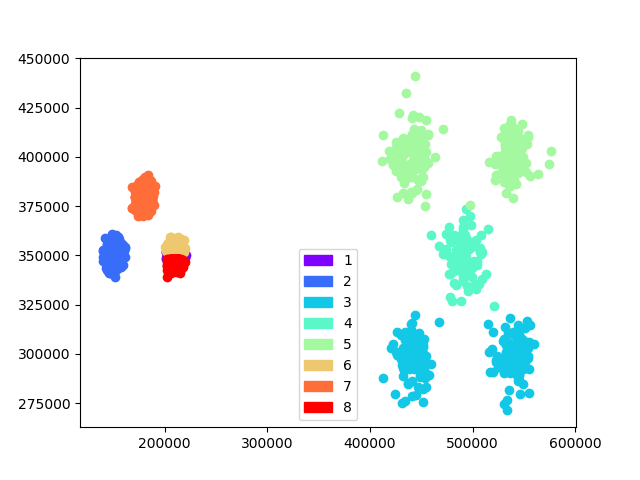

Generate this figure with Python:
import pandas as pd
import numpy as np
import matplotlib.pyplot as plt
import matplotlib.cm as cm
import matplotlib.patches as mpatches

if __name__ == '__main__':
    data = pd.read_csv('./output.csv',index_col='ID')
    data['Cluster'] = pd.Categorical(data['Cluster'])
    clusters = data['Cluster'].cat.categories
    clustersCount = (len(clusters))
    colors = cm.rainbow(np.linspace(0, 1, clustersCount))
    info = []
    for _label,col in zip(clusters,range(0,clustersCount)):
        plt.scatter(data[data['Cluster']==_label]['coordinate1'], data[data['Cluster']==_label]['coordinate2'],color = colors[col])
        info.append(mpatches.Patch(color=colors[col], label=_label))
    plt.legend(handles=info)
    plt.savefig('kMeans.png')
    plt.close()
